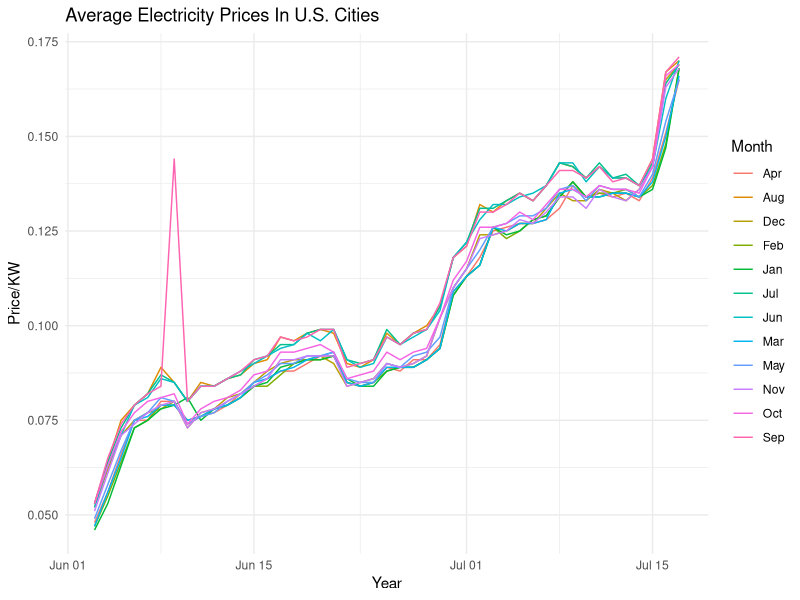
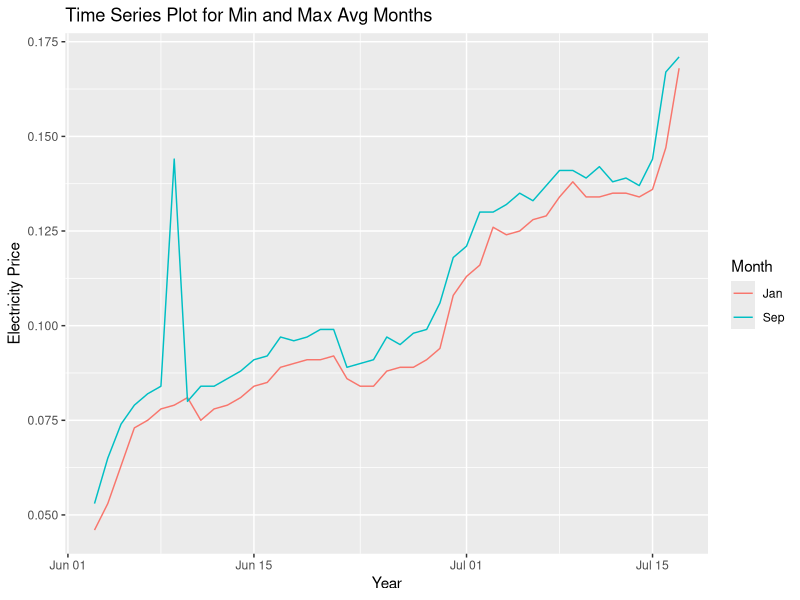

These figures' R source, in order:
library(ggplot2)
library(mice)
library(tidyr)

# Read File in from your working directory
setwd("C:/Users/dougr/Data_Science_Projects/R/SolarPanelCostAnalysis")
us_pwr_df <- read.csv("Price_KWH_US_cities.csv")

# Convert the 'Year' column to a Date format
us_pwr_df$Year <- as.Date(us_pwr_df$Year, format="%Y")

# Impute missing values
us_pwr_df_imp <- mice(us_pwr_df[-1], defaultMethod = 'pmm', seed = 5, remove_collinear = FALSE, printFlag = FALSE)

# Combine imputed data with 'Year'
us_pwr_df_imp <- cbind(Year = us_pwr_df$Year, complete(us_pwr_df_imp))

# Reshape the data from wide to long format for ggplot
us_pwr_df_long <- pivot_longer(us_pwr_df_imp, cols = -Year, names_to = "Month", values_to = "Price")

# Create a ggplot time series plot for all the months
ggplot(us_pwr_df_long, aes(x = Year, y = Price, color = Month)) +
  geom_line(na.rm = TRUE) +
  labs(title = "Average Electricity Prices In U.S. Cities",
       x = "Year",
       y = "Price/KW",
       color = "Month") +
  theme_minimal()

# Create a ggplot time series plot of the highest average month and lowest avg month
avg_month_vals <- colMeans(us_pwr_df[, -1], na.rm = TRUE)
min_avg_month <- names(avg_month_vals)[which.min(avg_month_vals)]
max_avg_month <- names(avg_month_vals)[which.max(avg_month_vals)]

min_max_month_long <- subset(us_pwr_df_long, Month %in% c(min_avg_month, max_avg_month))
#min_max_month_long$Date <- as.Date(paste(min_max_month_long$Year, min_max_month_long$Month, "01"), format="%Y %b %d")

# ...

# Create a time series plot for the months with the minimum and maximum average
ggplot(min_max_month_long, aes(x = Year, y = Price, color = Month)) +
  geom_line(na.rm = TRUE) +
  labs(title = "Time Series Plot for Min and Max Avg Months",
       x = "Year",
       y = "Electricity Price",
       color = "Month") # Adjust the legend position as needed

